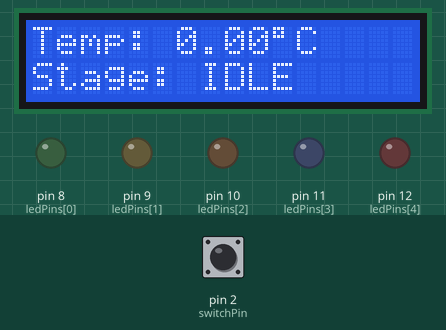
Recording of a sketch running on a simulated Arduino Uno, built with avr-gcc and run on an emulated ATmega328P. Parts: 16×2 character LCD, output pins drawn as LEDs (lit = HIGH). The test bench sets the inputs (shaded band); at power-on: pin 2 (switchPin) HIGH.

Above: at 2.2 s.
2.3 s: pin 2 (switchPin) pulled LOW for 0.15 s
At 2.8 s:
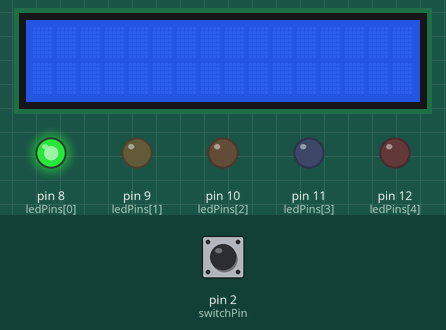
At 15.5 s:
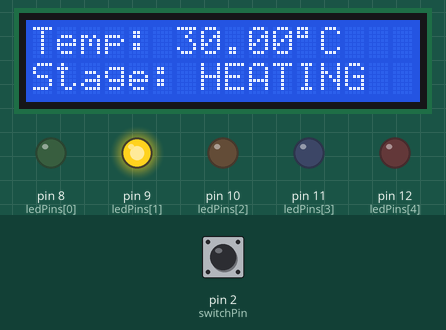
Timing chart, 0 to 16.6 s (numbered marks = the images above; inputs shaded):
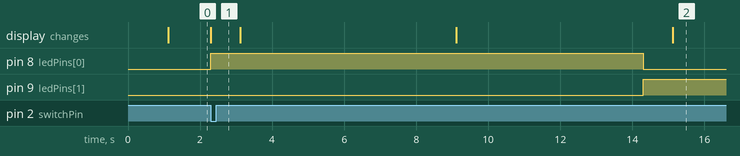

The sketch:

sketch.ino
```cpp
#include <Wire.h>
#include <LiquidCrystal_I2C.h>
#include <DHT.h>

#define DHTPIN 3
#define DHTTYPE DHT22
DHT dht(DHTPIN, DHTTYPE);

LiquidCrystal_I2C lcd(0x27, 16, 2);

const int switchPin = 2;
const int buzzerPin = 7;
const int ledPins[] = {8, 9, 10, 11, 12};

String stages[] = {
  "IDLE", "HEATING", "STABILIZING", "TARGET OK", "OVERHEAT"
};

float temperature = 0.0;
int currentStage = 0;

bool heatingActive = false;
bool overheatTriggered = false;
bool testMode = true;  // SET TO FALSE for real DHT behavior

unsigned long lastTempUpdate = 0;
unsigned long lastLCDUpdate = 0;
unsigned long overheatStartTime = 0;

const unsigned long lcdUpdateInterval = 1000;
const unsigned long overheatHoldTime = 5000;
const unsigned long tempStepInterval = 6000;

int tempStep = 0;
float tempSequence[] = {23.0, 30.0, 34.0, 37.0, 40.0};

void setup() {
  lcd.init();
  lcd.backlight();
  dht.begin();

  pinMode(switchPin, INPUT_PULLUP);
  pinMode(buzzerPin, OUTPUT);

  for (int i = 0; i < 5; i++) {
    pinMode(ledPins[i], OUTPUT);
    digitalWrite(ledPins[i], LOW);
  }

  lcd.setCursor(0, 0);
  lcd.print("Smart Heater Init");
  delay(1000);
  lcd.clear();
}

void updateLEDs() {
  for (int i = 0; i < 5; i++) {
    digitalWrite(ledPins[i], (i == currentStage) ? HIGH : LOW);
  }
}

void simulateTemperature() {
  unsigned long now = millis();
  if (now - lastTempUpdate >= tempStepInterval) {
    if (tempStep < sizeof(tempSequence) / sizeof(float)) {
      temperature = tempSequence[tempStep];
      tempStep++;
    } else {
      temperature = tempSequence[sizeof(tempSequence) / sizeof(float) - 1];
    }
    lastTempUpdate = now;
  }
}

void determineStageFromTemp() {
  if (temperature < 25) currentStage = 0;
  else if (temperature < 32) currentStage = 1;
  else if (temperature < 36) currentStage = 2;
  else if (temperature < 39) currentStage = 3;
  else currentStage = 4;
}
void loop() {
  unsigned long now = millis();

  // === Check for switch press to start heating ===
  if (!heatingActive && digitalRead(switchPin) == LOW) {
    heatingActive = true;
    lcd.clear();
    lastTempUpdate = now; // reset simulation timing
    tempStep = 0;
  }

  // === All logic only runs after switch is pressed ===
  if (heatingActive) {
    // === Temperature update ===
    if (testMode) {
      simulateTemperature();
    } else {
      float t = dht.readTemperature();
      if (!isnan(t)) {
        temperature = t;
      }
    }

    determineStageFromTemp();
    updateLEDs();

    // === Overheat detection ===
    if (currentStage == 4 && !overheatTriggered) {
      overheatTriggered = true;
      overheatStartTime = now;
    }

    // === Auto reset after overheat hold ===
    if (overheatTriggered && (now - overheatStartTime >= overheatHoldTime)) {
      heatingActive = false;
      overheatTriggered = false;
      currentStage = 0;
      tempStep = 0;
      updateLEDs();
    }

    // === Buzzer during overheat ===
    if (currentStage == 4) {
      tone(buzzerPin, 1000);
    } else {
      noTone(buzzerPin);
    }
  } else {
    noTone(buzzerPin);  // ensure buzzer is off before starting
  }

  // === LCD Update ===
  if (now - lastLCDUpdate >= lcdUpdateInterval) {
    lastLCDUpdate = now;
    lcd.setCursor(0, 0);
    lcd.print("Temp: ");
    lcd.print(temperature);
    lcd.print((char)223);
    lcd.print("C   ");

    lcd.setCursor(0, 1);
    lcd.print("Stage: ");
    lcd.print(stages[currentStage]);
    lcd.print("     ");
  }
}
```

Measured:
- after the input at 2.3 s, pin 8 (ledPins[0]): LOW → HIGH at once, → LOW 12.0 s later; pin 9 (ledPins[1]): LOW → HIGH after 12.0 s; the display: changes at once (image 1)
